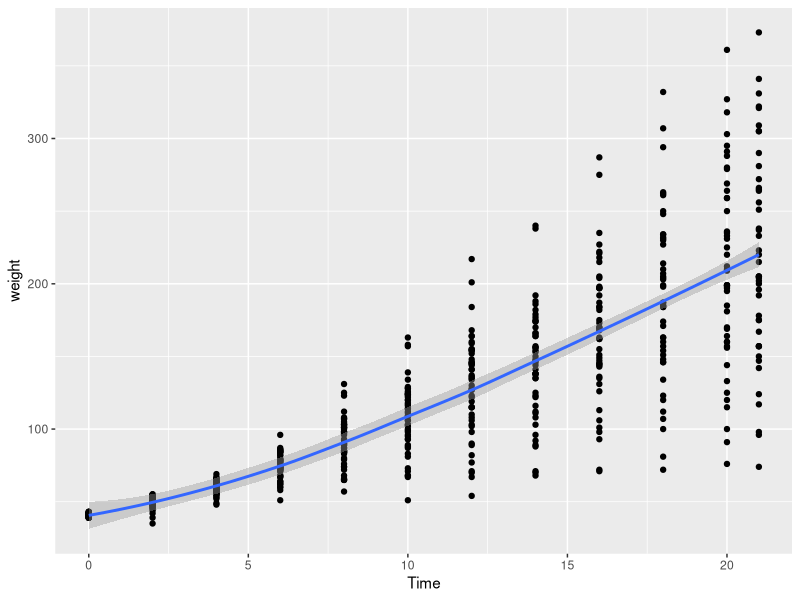

Generate this figure with R:
## ---- chunk 1
knitr::opts_chunk$set(echo = FALSE,
                      warning = FALSE,
                      tidy = FALSE,
                      message = FALSE,
                      fig.align = 'center',
                      out.width = "100%")
library(tidyverse)
options(knitr.table.format = "html") 
## ---- chunk 2
ChickWeight %>%
  ggplot(aes(y = weight, x = Time)) +
  geom_point() +
  geom_smooth()
